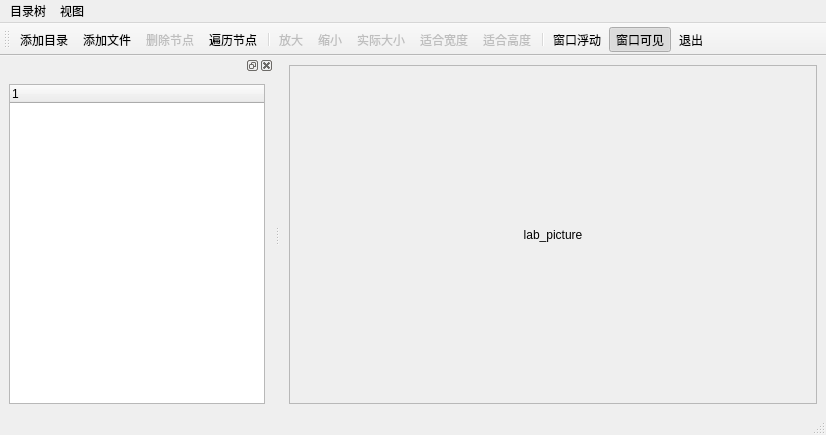
<?xml version="1.0" encoding="UTF-8"?>
<ui version="4.0">
 <class>MainWindow</class>
 <widget class="QMainWindow" name="MainWindow">
  <property name="geometry">
   <rect>
    <x>0</x>
    <y>0</y>
    <width>826</width>
    <height>435</height>
   </rect>
  </property>
  <property name="windowTitle">
   <string>Dock  Widget Demo</string>
  </property>
  <widget class="QWidget" name="centralwidget">
   <layout class="QGridLayout" name="gridLayout">
    <item row="0" column="0">
     <widget class="QScrollArea" name="scrollArea">
      <property name="widgetResizable">
       <bool>true</bool>
      </property>
      <widget class="QWidget" name="scrollAreaWidgetContents">
       <property name="geometry">
        <rect>
         <x>0</x>
         <y>0</y>
         <width>578</width>
         <height>335</height>
        </rect>
       </property>
       <layout class="QGridLayout" name="gridLayout_3">
        <item row="0" column="0">
         <widget class="QLabel" name="label_picture">
          <property name="text">
           <string>lab_picture</string>
          </property>
          <property name="alignment">
           <set>Qt::AlignCenter</set>
          </property>
         </widget>
        </item>
       </layout>
      </widget>
     </widget>
    </item>
   </layout>
  </widget>
  <widget class="QMenuBar" name="menubar">
   <property name="geometry">
    <rect>
     <x>0</x>
     <y>0</y>
     <width>826</width>
     <height>25</height>
    </rect>
   </property>
   <widget class="QMenu" name="menu">
    <property name="title">
     <string>目录树</string>
    </property>
    <addaction name="action_addFolder"/>
    <addaction name="action_addFile"/>
    <addaction name="action_deletePoint"/>
    <addaction name="action_ergodicPoint"/>
    <addaction name="separator"/>
    <addaction name="action_quit"/>
   </widget>
   <widget class="QMenu" name="menu_2">
    <property name="title">
     <string>视图</string>
    </property>
    <addaction name="action_enlarge"/>
    <addaction name="action_narrow"/>
    <addaction name="action_realSize"/>
    <addaction name="action_porperWidth"/>
    <addaction name="action_properHeight"/>
    <addaction name="action_windowFloat"/>
    <addaction name="action_windowVisible"/>
   </widget>
   <addaction name="menu"/>
   <addaction name="menu_2"/>
  </widget>
  <widget class="QStatusBar" name="statusbar"/>
  <widget class="QToolBar" name="toolBar">
   <property name="windowTitle">
    <string>toolBar</string>
   </property>
   <attribute name="toolBarArea">
    <enum>TopToolBarArea</enum>
   </attribute>
   <attribute name="toolBarBreak">
    <bool>false</bool>
   </attribute>
   <addaction name="action_addFolder"/>
   <addaction name="action_addFile"/>
   <addaction name="action_deletePoint"/>
   <addaction name="action_ergodicPoint"/>
   <addaction name="separator"/>
   <addaction name="action_enlarge"/>
   <addaction name="action_narrow"/>
   <addaction name="action_realSize"/>
   <addaction name="action_porperWidth"/>
   <addaction name="action_properHeight"/>
   <addaction name="separator"/>
   <addaction name="action_windowFloat"/>
   <addaction name="action_windowVisible"/>
   <addaction name="action_quit"/>
  </widget>
  <widget class="QDockWidget" name="dockWidget">
   <attribute name="dockWidgetArea">
    <number>1</number>
   </attribute>
   <widget class="QWidget" name="dockWidgetContents">
    <layout class="QGridLayout" name="gridLayout_2">
     <item row="0" column="0">
      <widget class="QTreeWidget" name="treeWidget">
       <column>
        <property name="text">
         <string/>
        </property>
       </column>
      </widget>
     </item>
    </layout>
   </widget>
  </widget>
  <action name="action_addFolder">
   <property name="text">
    <string>添加目录</string>
   </property>
   <property name="toolTip">
    <string>添加目录</string>
   </property>
   <property name="menuRole">
    <enum>QAction::NoRole</enum>
   </property>
  </action>
  <action name="action_addFile">
   <property name="text">
    <string>添加文件</string>
   </property>
   <property name="toolTip">
    <string>添加文件</string>
   </property>
   <property name="menuRole">
    <enum>QAction::NoRole</enum>
   </property>
  </action>
  <action name="action_deletePoint">
   <property name="enabled">
    <bool>false</bool>
   </property>
   <property name="text">
    <string>删除节点</string>
   </property>
   <property name="toolTip">
    <string>删除节点</string>
   </property>
   <property name="menuRole">
    <enum>QAction::NoRole</enum>
   </property>
  </action>
  <action name="action_ergodicPoint">
   <property name="text">
    <string>遍历节点</string>
   </property>
   <property name="toolTip">
    <string>遍历节点</string>
   </property>
   <property name="menuRole">
    <enum>QAction::NoRole</enum>
   </property>
  </action>
  <action name="action_enlarge">
   <property name="enabled">
    <bool>false</bool>
   </property>
   <property name="text">
    <string>放大</string>
   </property>
   <property name="toolTip">
    <string>放大</string>
   </property>
   <property name="menuRole">
    <enum>QAction::NoRole</enum>
   </property>
  </action>
  <action name="action_narrow">
   <property name="enabled">
    <bool>false</bool>
   </property>
   <property name="text">
    <string>缩小</string>
   </property>
   <property name="toolTip">
    <string>缩小</string>
   </property>
   <property name="menuRole">
    <enum>QAction::NoRole</enum>
   </property>
  </action>
  <action name="action_realSize">
   <property name="enabled">
    <bool>false</bool>
   </property>
   <property name="text">
    <string>实际大小</string>
   </property>
   <property name="toolTip">
    <string>实际大小</string>
   </property>
   <property name="menuRole">
    <enum>QAction::NoRole</enum>
   </property>
  </action>
  <action name="action_porperWidth">
   <property name="enabled">
    <bool>false</bool>
   </property>
   <property name="text">
    <string>适合宽度</string>
   </property>
   <property name="toolTip">
    <string>适合宽度</string>
   </property>
   <property name="menuRole">
    <enum>QAction::NoRole</enum>
   </property>
  </action>
  <action name="action_properHeight">
   <property name="enabled">
    <bool>false</bool>
   </property>
   <property name="text">
    <string>适合高度</string>
   </property>
   <property name="toolTip">
    <string>适合高度</string>
   </property>
   <property name="menuRole">
    <enum>QAction::NoRole</enum>
   </property>
  </action>
  <action name="action_windowFloat">
   <property name="checkable">
    <bool>true</bool>
   </property>
   <property name="text">
    <string>窗口浮动</string>
   </property>
   <property name="toolTip">
    <string>窗口浮动</string>
   </property>
   <property name="menuRole">
    <enum>QAction::NoRole</enum>
   </property>
  </action>
  <action name="action_windowVisible">
   <property name="checkable">
    <bool>true</bool>
   </property>
   <property name="checked">
    <bool>true</bool>
   </property>
   <property name="text">
    <string>窗口可见</string>
   </property>
   <property name="toolTip">
    <string>窗口可见</string>
   </property>
   <property name="menuRole">
    <enum>QAction::NoRole</enum>
   </property>
  </action>
  <action name="action_quit">
   <property name="text">
    <string>退出</string>
   </property>
   <property name="toolTip">
    <string>退出</string>
   </property>
   <property name="menuRole">
    <enum>QAction::NoRole</enum>
   </property>
  </action>
 </widget>
 <resources/>
 <connections>
  <connection>
   <sender>action_quit</sender>
   <signal>triggered()</signal>
   <receiver>MainWindow</receiver>
   <slot>close()</slot>
   <hints>
    <hint type="sourcelabel">
     <x>-1</x>
     <y>-1</y>
    </hint>
    <hint type="destinationlabel">
     <x>372</x>
     <y>217</y>
    </hint>
   </hints>
  </connection>
 </connections>
</ui>
